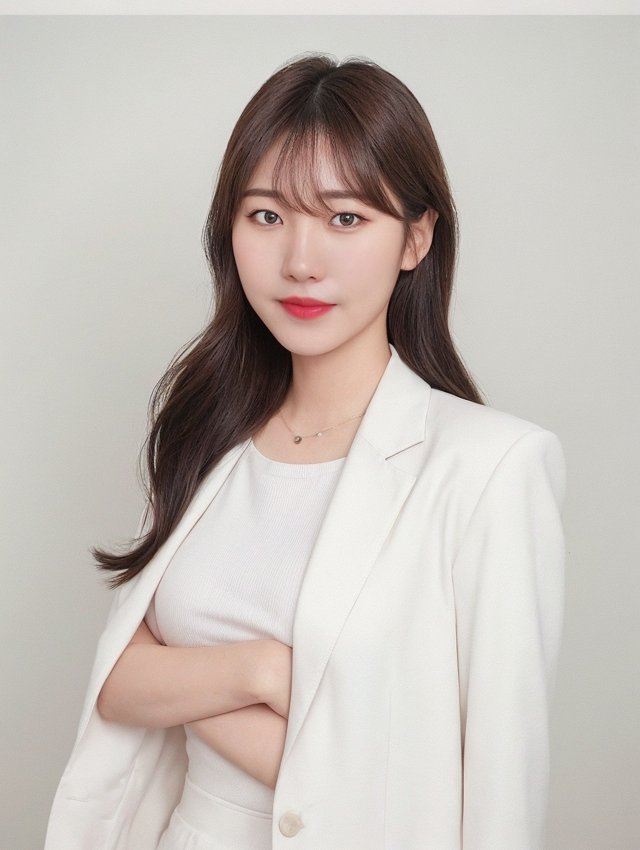
#> input picture images/edu-coach.jpg, 640 x 850 px
$ python reel_thumb.py ../images/edu-coach.jpg ../images/i20261019-m06.jpg ../images/i20261019-m06.jpg ../images/i20261019-m06.jpg ../images/i20261019-m06.jpg
#> lines starting #> are read from the running program, lines starting #| are printed output that depends on the picture
# 릴스 썸네일(표지) 만들기 (2026-10-26 시온님 "제목은 영상에 넣지 말고 썸네일을 만들어줘").
# 1080x1920, 사진 꽉 채움 + 위쪽 그늘 + 제목 2줄(윗줄 흰색·아랫줄 노란색, 굵은 글씨+검은 테두리·그림자).
# 글씨는 프로필 격자(가운데 3:4)에서도 잘리지 않게 y 300~700 안에 둔다.
# 사용: python3 scripts/reel_thumb.py <사진 또는 영상> <저장 경로> "윗줄" "아랫줄" [영상이면 초]
import sys, subprocess, os
from PIL import Image, ImageDraw, ImageFont, ImageFilter, ImageEnhance
src, out, l1, l2 = sys.argv[1:5]; sec = sys.argv[5] if len(sys.argv) > 5 else "0.6"
if src.lower().endswith((".mp4", ".mov")):
    tmp = out + ".frame.png"
    subprocess.run(["ffmpeg", "-y", "-loglevel", "error", "-ss", sec, "-i", src, "-frames:v", "1", tmp], check=True); src = tmp
im = Image.open(src).convert("RGB"); W, H = 1080, 1920
#> further down, im is the input picture: PIL image 640x850 RGB; mean R, G, B 197.4, 189.9, 184.1
s = max(W / im.width, H / im.height); im = im.resize((round(im.width * s), round(im.height * s)), Image.LANCZOS)
#> after `s = max(W / im.width, H / im.height)`: s = 2.26
im = im.crop(((im.width - W) // 2, (im.height - H) // 2, (im.width - W) // 2 + W, (im.height - H) // 2 + H))
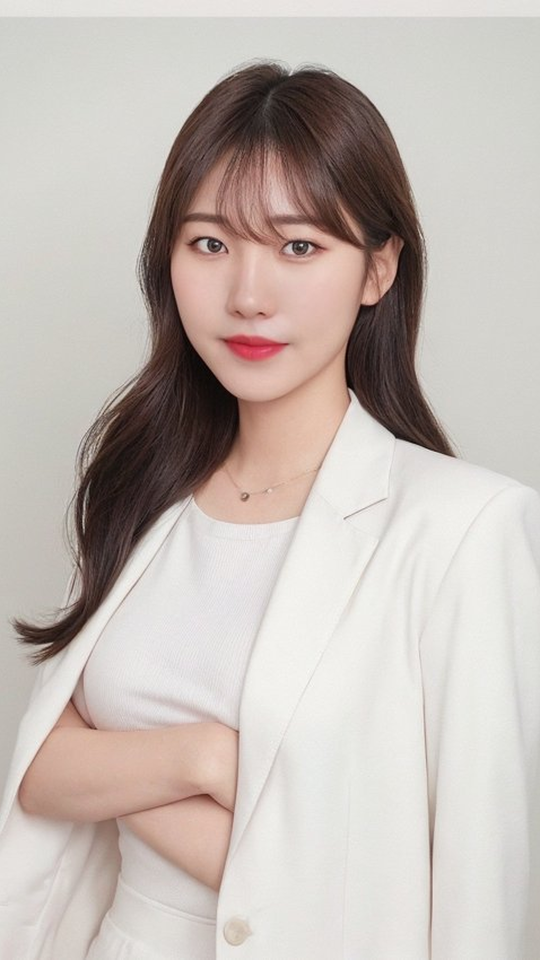
#> im: PIL image 1080x1920 RGB (shown at 1/2 size); mean R, G, B 195.6, 186, 180.3
if s > 1.2: im = im.filter(ImageFilter.UnsharpMask(radius=2, percent=90, threshold=2))
im = ImageEnhance.Brightness(im).enhance(1.04)
sh = Image.new("L", (W, H), 0); d = ImageDraw.Draw(sh)
#> after `sh = Image.new('L', (W, H), 0)`: sh: PIL image 1080x1920 L; every value is 0
for y in range(0, 900): d.line([(0, y), (W, y)], fill=int(120 * max(0, 1 - y / 900) ** 1.3))
im = Image.composite(Image.new("RGB", (W, H), (0, 0, 0)), im, sh)
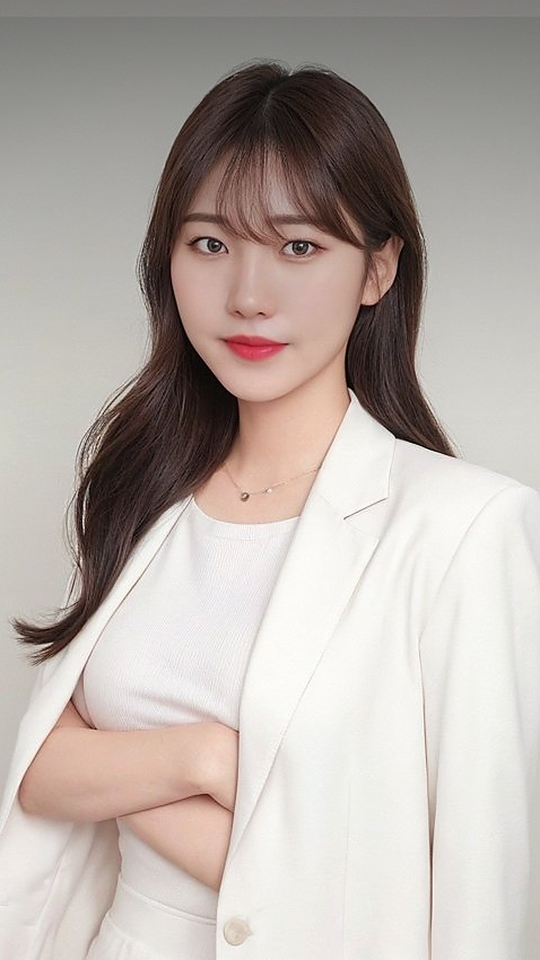
#> im: PIL image 1080x1920 RGB (shown at 1/2 size); mean R, G, B 184.6, 175.5, 170.1
JF = os.environ.get("REEL_FONT") or (os.path.expanduser("~/.fonts/Jalnan.ttf") if os.path.exists(os.path.expanduser("~/.fonts/Jalnan.ttf")) else "")
#> (the run stopped early here; a loop or call above may not have finished)

$ run again, on images/i20261019-m09.jpg
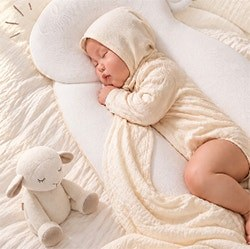
#> input picture images/i20261019-m09.jpg, 250 x 249 px
#> im is the input picture: PIL image 250x249 RGB; mean R, G, B 222, 199.8, 185.8
#> `im = im.crop(((im.width - W) // 2, (im.height - H) // 2, (im.width - W..`:
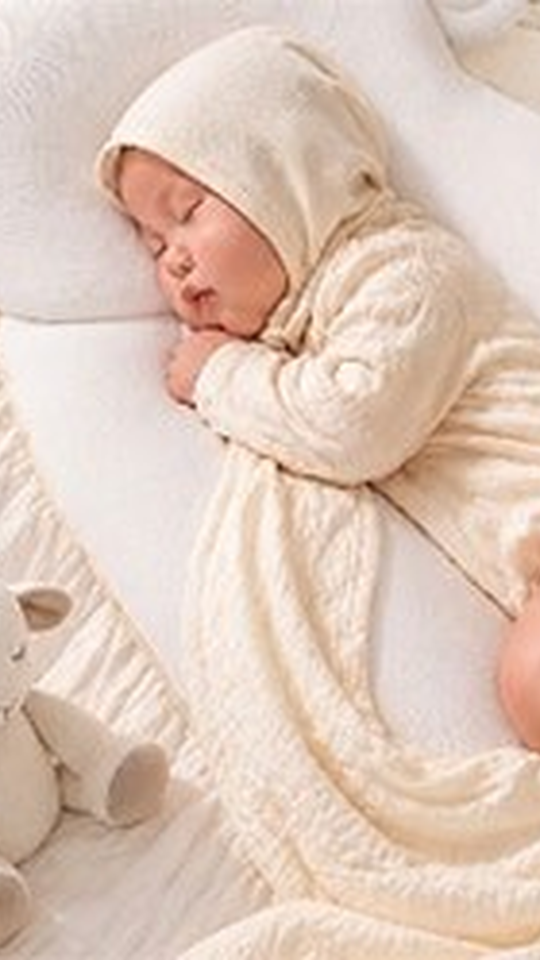
#> im: PIL image 1080x1920 RGB (shown at 1/2 size); mean R, G, B 222.4, 200.1, 185.9
#> sh: PIL image 1080x1920 L; every value is 0
#> `im = Image.composite(Image.new("RGB", (W, H), (0, 0, 0)), im, sh)`:
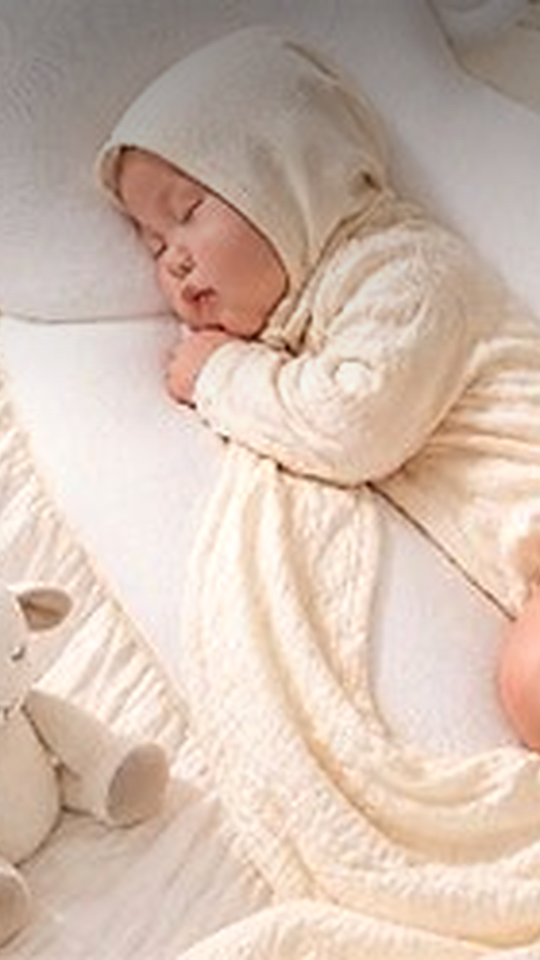
#> im: PIL image 1080x1920 RGB (shown at 1/2 size); mean R, G, B 208.6, 187.8, 174.1
